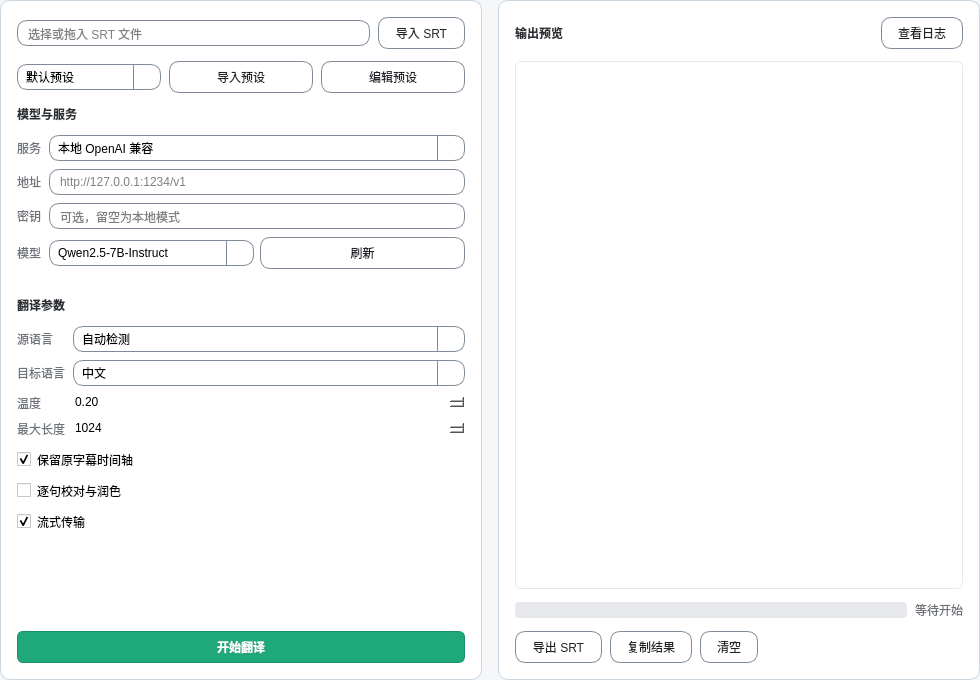
<?xml version="1.0" encoding="UTF-8"?>
<ui version="4.0">
 <class>SubtitleTranslation</class>
 <widget class="QWidget" name="SubtitleTranslation">
  <property name="geometry">
   <rect>
    <x>0</x>
    <y>0</y>
    <width>980</width>
    <height>680</height>
   </rect>
  </property>
  <property name="windowTitle">
   <string>SubtitleTranslation</string>
  </property>
    <property name="styleSheet">
     <string notr="true">QWidget#SubtitleTranslation { background-color: #F4F6F8; }
QLabel { color: #2B2F33; }
QFrame#settingsFrame, QFrame#outputFrame, QFrame#headerFrame { background-color: #FFFFFF; border: 1px solid #CBD5DF; border-radius: 12px; }
QLineEdit, QComboBox { background-color: #FFFFFF; border: 1px solid #7F8B96; border-radius: 6px; padding: 4px 8px; }
QLineEdit::placeholder { color: #8A9099; }
QLineEdit:focus, QComboBox:focus { border: 1px solid #2F7D66; }
QComboBox::drop-down { border-left: 1px solid #7F8B96; width: 26px; }
QComboBox::down-arrow { image: url(:/new/prefix1/style/QSS_IMG/go-down-symbolic.symbolic.png); width: 12px; height: 12px; }
QComboBox::down-arrow:on { image: url(:/new/prefix1/style/QSS_IMG/go-up-symbolic.symbolic.png); }
QWidget#SubtitleTranslation QComboBox QAbstractItemView { background-color: #FFFFFF; color: #2B2F33; selection-background-color: #DDEFE9; selection-color: #2B2F33; border: 1px solid #7F8B96; outline: 0; }
QWidget#SubtitleTranslation QComboBox QAbstractItemView::item { background-color: #FFFFFF; color: #2B2F33; padding: 6px 10px; }
QWidget#SubtitleTranslation QComboBox QAbstractItemView::item:hover { background-color: #EEF7F3; }
QWidget#SubtitleTranslation QComboBox QAbstractItemView::item:selected { background-color: #DDEFE9; color: #1E2A24; }
QPushButton { background-color: #F7F9FB; color: #1F2328; border: 1px solid #7F8B96; border-radius: 8px; padding: 6px 16px; }
QPushButton:hover { background-color: #EEF2F6; }
QPushButton:pressed { background-color: #E1E7ED; padding-top: 8px; padding-bottom: 6px; }
QPushButton#startTranslateButton { background-color: #1FA87A; color: #FFFFFF; border: 1px solid #1A8F68; }
QPushButton#startTranslateButton:hover { background-color: #19966B; }
QPushButton#startTranslateButton:pressed { background-color: #157E5A; }
QTextEdit { background-color: #FFFFFF; border: 1px solid #CBD5DF; border-radius: 6px; }
QProgressBar { background-color: #E6E8EB; border-radius: 4px; height: 10px; }
QProgressBar::chunk { background-color: #1FA87A; border-radius: 4px; }</string>
    </property>
  <layout class="QVBoxLayout" name="mainLayout">
   <property name="spacing">
    <number>16</number>
   </property>
   <property name="leftMargin">
    <number>0</number>
   </property>
   <property name="topMargin">
    <number>0</number>
   </property>
   <property name="rightMargin">
    <number>0</number>
   </property>
   <property name="bottomMargin">
    <number>0</number>
   </property>
   <item>
    <layout class="QHBoxLayout" name="bodyLayout">
     <property name="spacing">
      <number>16</number>
     </property>
     <item>
      <widget class="QFrame" name="settingsFrame">
       <property name="minimumSize">
        <size>
         <width>340</width>
         <height>0</height>
        </size>
       </property>
       <property name="styleSheet">
        <string notr="true">background-color: #FFFFFF; border-radius: 10px;</string>
       </property>
       <layout class="QVBoxLayout" name="settingsLayout">
        <property name="spacing">
         <number>12</number>
        </property>
        <property name="leftMargin">
         <number>16</number>
        </property>
        <property name="topMargin">
         <number>16</number>
        </property>
        <property name="rightMargin">
         <number>16</number>
        </property>
        <property name="bottomMargin">
         <number>16</number>
        </property>
        <item>
         <layout class="QHBoxLayout" name="inputRowLayout">
          <property name="spacing">
           <number>8</number>
          </property>
          <item>
           <widget class="QLineEdit" name="srtPathLineEdit">
            <property name="placeholderText">
             <string>选择或拖入 SRT 文件</string>
            </property>
           </widget>
          </item>
          <item>
           <widget class="QPushButton" name="importSrtButton">
            <property name="text">
             <string>导入 SRT</string>
            </property>
           </widget>
          </item>
         </layout>
        </item>
        <item>
         <layout class="QHBoxLayout" name="presetRowLayout">
          <property name="spacing">
           <number>8</number>
          </property>
          <item>
           <widget class="QComboBox" name="presetComboBox">
            <property name="minimumHeight">
             <number>28</number>
            </property>
            <item>
             <property name="text">
              <string>默认预设</string>
             </property>
            </item>
            <item>
             <property name="text">
              <string>术语增强</string>
             </property>
            </item>
            <item>
             <property name="text">
              <string>口语化翻译</string>
             </property>
            </item>
            <item>
             <property name="text">
              <string>简洁模式</string>
             </property>
            </item>
           </widget>
          </item>
          <item>
           <widget class="QPushButton" name="importPresetButton">
            <property name="text">
             <string>导入预设</string>
            </property>
           </widget>
          </item>
          <item>
           <widget class="QPushButton" name="editPresetButton">
            <property name="text">
             <string>编辑预设</string>
            </property>
           </widget>
          </item>
         </layout>
        </item>
        <item>
         <widget class="QLabel" name="providerTitleLabel">
          <property name="styleSheet">
           <string notr="true">font: 11pt &quot;Microsoft YaHei&quot;; font-weight: 600;</string>
          </property>
          <property name="text">
           <string>模型与服务</string>
          </property>
         </widget>
        </item>
        <item>
         <layout class="QFormLayout" name="providerFormLayout">
          <property name="labelAlignment">
           <set>Qt::AlignLeft|Qt::AlignVCenter</set>
          </property>
          <property name="formAlignment">
           <set>Qt::AlignLeft|Qt::AlignTop</set>
          </property>
          <property name="horizontalSpacing">
           <number>8</number>
          </property>
          <property name="verticalSpacing">
           <number>8</number>
          </property>
          <item row="0" column="0">
           <widget class="QLabel" name="providerLabel">
            <property name="styleSheet">
             <string notr="true">color: #6E737A;</string>
            </property>
            <property name="text">
             <string>服务</string>
            </property>
           </widget>
          </item>
          <item row="0" column="1">
           <widget class="QComboBox" name="providerComboBox">
            <property name="minimumHeight">
             <number>28</number>
            </property>
            <item>
             <property name="text">
              <string>本地 OpenAI 兼容</string>
             </property>
            </item>
            <item>
             <property name="text">
              <string>LM Studio</string>
             </property>
            </item>
            <item>
             <property name="text">
              <string>Ollama</string>
             </property>
            </item>
            <item>
             <property name="text">
              <string>OpenAI API</string>
             </property>
            </item>
           </widget>
          </item>
          <item row="1" column="0">
           <widget class="QLabel" name="hostLabel">
            <property name="styleSheet">
             <string notr="true">color: #6E737A;</string>
            </property>
            <property name="text">
             <string>地址</string>
            </property>
           </widget>
          </item>
          <item row="1" column="1">
           <widget class="QLineEdit" name="hostLineEdit">
            <property name="placeholderText">
             <string>http://127.0.0.1:1234/v1</string>
            </property>
           </widget>
          </item>
          <item row="2" column="0">
           <widget class="QLabel" name="apiKeyLabel">
            <property name="styleSheet">
             <string notr="true">color: #6E737A;</string>
            </property>
            <property name="text">
             <string>密钥</string>
            </property>
           </widget>
          </item>
          <item row="2" column="1">
           <widget class="QLineEdit" name="apiKeyLineEdit">
            <property name="echoMode">
             <enum>QLineEdit::Password</enum>
            </property>
            <property name="placeholderText">
             <string>可选，留空为本地模式</string>
            </property>
           </widget>
          </item>
          <item row="3" column="0">
           <widget class="QLabel" name="modelLabel">
            <property name="styleSheet">
             <string notr="true">color: #6E737A;</string>
            </property>
            <property name="text">
             <string>模型</string>
            </property>
           </widget>
          </item>
          <item row="3" column="1">
           <layout class="QHBoxLayout" name="modelRowLayout">
            <property name="spacing">
             <number>6</number>
            </property>
            <item>
             <widget class="QComboBox" name="modelComboBox">
              <item>
               <property name="text">
                <string>Qwen2.5-7B-Instruct</string>
               </property>
              </item>
              <item>
               <property name="text">
                <string>Llama-3.1-8B-Instruct</string>
               </property>
              </item>
              <item>
               <property name="text">
                <string>Mistral-7B-Instruct</string>
               </property>
              </item>
              <item>
               <property name="text">
                <string>Gemma-2-9B-Instruct</string>
               </property>
              </item>
              <item>
               <property name="text">
                <string>DeepSeek-R1-Distill-7B</string>
               </property>
              </item>
             </widget>
            </item>
            <item>
             <widget class="QPushButton" name="refreshModelButton">
              <property name="text">
               <string>刷新</string>
              </property>
             </widget>
            </item>
           </layout>
          </item>
         </layout>
        </item>
        <item>
         <widget class="QFrame" name="dividerLineOne">
          <property name="frameShape">
           <enum>QFrame::HLine</enum>
          </property>
          <property name="frameShadow">
           <enum>QFrame::Sunken</enum>
          </property>
         </widget>
        </item>
        <item>
         <widget class="QLabel" name="paramsTitleLabel">
          <property name="styleSheet">
           <string notr="true">font: 11pt &quot;Microsoft YaHei&quot;; font-weight: 600;</string>
          </property>
          <property name="text">
           <string>翻译参数</string>
          </property>
         </widget>
        </item>
        <item>
         <layout class="QFormLayout" name="paramsFormLayout">
          <property name="horizontalSpacing">
           <number>8</number>
          </property>
          <property name="verticalSpacing">
           <number>8</number>
          </property>
          <item row="0" column="0">
           <widget class="QLabel" name="sourceLabel">
            <property name="styleSheet">
             <string notr="true">color: #6E737A;</string>
            </property>
            <property name="text">
             <string>源语言</string>
            </property>
           </widget>
          </item>
          <item row="0" column="1">
           <widget class="QComboBox" name="sourceLangComboBox">
            <item>
             <property name="text">
              <string>自动检测</string>
             </property>
            </item>
            <item>
             <property name="text">
              <string>中文</string>
             </property>
            </item>
            <item>
             <property name="text">
              <string>英语</string>
             </property>
            </item>
            <item>
             <property name="text">
              <string>日语</string>
             </property>
            </item>
            <item>
             <property name="text">
              <string>韩语</string>
             </property>
            </item>
           </widget>
          </item>
          <item row="1" column="0">
           <widget class="QLabel" name="targetLabel">
            <property name="styleSheet">
             <string notr="true">color: #6E737A;</string>
            </property>
            <property name="text">
             <string>目标语言</string>
            </property>
           </widget>
          </item>
          <item row="1" column="1">
           <widget class="QComboBox" name="targetLangComboBox">
            <item>
             <property name="text">
              <string>中文</string>
             </property>
            </item>
            <item>
             <property name="text">
              <string>英语</string>
             </property>
            </item>
            <item>
             <property name="text">
              <string>日语</string>
             </property>
            </item>
            <item>
             <property name="text">
              <string>韩语</string>
             </property>
            </item>
           </widget>
          </item>
          <item row="2" column="0">
           <widget class="QLabel" name="temperatureLabel">
            <property name="styleSheet">
             <string notr="true">color: #6E737A;</string>
            </property>
            <property name="text">
             <string>温度</string>
            </property>
           </widget>
          </item>
          <item row="2" column="1">
           <widget class="QDoubleSpinBox" name="temperatureSpinBox">
            <property name="decimals">
             <number>2</number>
            </property>
            <property name="singleStep">
             <double>0.05</double>
            </property>
            <property name="minimum">
             <double>0.0</double>
            </property>
            <property name="maximum">
             <double>1.5</double>
            </property>
            <property name="value">
             <double>0.2</double>
            </property>
           </widget>
          </item>
          <item row="3" column="0">
           <widget class="QLabel" name="maxTokensLabel">
            <property name="styleSheet">
             <string notr="true">color: #6E737A;</string>
            </property>
            <property name="text">
             <string>最大长度</string>
            </property>
           </widget>
          </item>
          <item row="3" column="1">
           <widget class="QSpinBox" name="maxTokensSpinBox">
            <property name="minimum">
             <number>256</number>
            </property>
            <property name="maximum">
             <number>4096</number>
            </property>
            <property name="singleStep">
             <number>128</number>
            </property>
            <property name="value">
             <number>1024</number>
            </property>
           </widget>
          </item>
         </layout>
        </item>
        <item>
         <widget class="QCheckBox" name="keepTimelineCheckBox">
          <property name="text">
           <string>保留原字幕时间轴</string>
          </property>
          <property name="checked">
           <bool>true</bool>
          </property>
         </widget>
        </item>
        <item>
         <widget class="QCheckBox" name="reviewCheckBox">
          <property name="text">
           <string>逐句校对与润色</string>
          </property>
         </widget>
        </item>
        <item>
         <widget class="QCheckBox" name="streamingCheckBox">
          <property name="text">
           <string>流式传输</string>
          </property>
          <property name="checked">
           <bool>true</bool>
          </property>
         </widget>
        </item>
        <item>
         <spacer name="settingsSpacer">
          <property name="orientation">
           <enum>Qt::Vertical</enum>
          </property>
          <property name="sizeHint" stdset="0">
           <size>
            <width>20</width>
            <height>40</height>
           </size>
          </property>
         </spacer>
        </item>
        <item>
         <widget class="QPushButton" name="startTranslateButton">
          <property name="minimumHeight">
           <number>36</number>
          </property>
          <property name="styleSheet">
           <string notr="true">QPushButton { background-color: #1FA87A; color: #FFFFFF; border-radius: 6px; font-weight: 600; }</string>
          </property>
          <property name="text">
           <string>开始翻译</string>
          </property>
         </widget>
        </item>
       </layout>
      </widget>
     </item>
     <item>
      <widget class="QFrame" name="outputFrame">
       <property name="styleSheet">
        <string notr="true">background-color: #FFFFFF; border-radius: 10px;</string>
       </property>
       <layout class="QVBoxLayout" name="outputLayout">
        <property name="spacing">
         <number>12</number>
        </property>
        <property name="leftMargin">
         <number>16</number>
        </property>
        <property name="topMargin">
         <number>16</number>
        </property>
        <property name="rightMargin">
         <number>16</number>
        </property>
        <property name="bottomMargin">
         <number>16</number>
        </property>
        <item>
         <layout class="QHBoxLayout" name="outputHeaderLayout">
          <property name="spacing">
           <number>8</number>
          </property>
          <item>
           <widget class="QLabel" name="outputTitleLabel">
            <property name="styleSheet">
             <string notr="true">font: 11pt &quot;Microsoft YaHei&quot;; font-weight: 600;</string>
            </property>
            <property name="text">
             <string>输出预览</string>
            </property>
           </widget>
          </item>
          <item>
           <spacer name="outputHeaderSpacer">
            <property name="orientation">
             <enum>Qt::Horizontal</enum>
            </property>
            <property name="sizeHint" stdset="0">
             <size>
              <width>40</width>
              <height>20</height>
             </size>
            </property>
           </spacer>
          </item>
          <item>
           <widget class="QPushButton" name="openLogButton">
            <property name="text">
             <string>查看日志</string>
            </property>
           </widget>
          </item>
         </layout>
        </item>
        <item>
         <widget class="QTextEdit" name="outputTextEdit">
          <property name="minimumSize">
           <size>
            <width>0</width>
            <height>360</height>
           </size>
          </property>
          <property name="styleSheet">
           <string notr="true">QTextEdit { border: 1px solid #E6E8EB; border-radius: 6px; }</string>
          </property>
          <property name="readOnly">
           <bool>true</bool>
          </property>
         </widget>
        </item>
        <item>
         <layout class="QHBoxLayout" name="progressRowLayout">
          <property name="spacing">
           <number>8</number>
          </property>
          <item>
           <widget class="QProgressBar" name="translateProgressBar">
            <property name="styleSheet">
             <string notr="true">QProgressBar { background-color: #E6E8EB; border-radius: 4px; height: 10px; }
QProgressBar::chunk { background-color: #1FA87A; border-radius: 4px; }</string>
            </property>
            <property name="value">
             <number>0</number>
            </property>
            <property name="textVisible">
             <bool>false</bool>
            </property>
           </widget>
          </item>
          <item>
           <widget class="QLabel" name="progressStatusLabel">
            <property name="styleSheet">
             <string notr="true">color: #6E737A;</string>
            </property>
            <property name="text">
             <string>等待开始</string>
            </property>
           </widget>
          </item>
         </layout>
        </item>
        <item>
         <layout class="QHBoxLayout" name="outputButtonLayout">
          <property name="spacing">
           <number>8</number>
          </property>
          <item>
           <widget class="QPushButton" name="exportSrtButton">
            <property name="text">
             <string>导出 SRT</string>
            </property>
           </widget>
          </item>
          <item>
           <widget class="QPushButton" name="copyResultButton">
            <property name="text">
             <string>复制结果</string>
            </property>
           </widget>
          </item>
          <item>
           <widget class="QPushButton" name="clearOutputButton">
            <property name="text">
             <string>清空</string>
            </property>
           </widget>
          </item>
          <item>
           <spacer name="outputButtonSpacer">
            <property name="orientation">
             <enum>Qt::Horizontal</enum>
            </property>
            <property name="sizeHint" stdset="0">
             <size>
              <width>40</width>
              <height>20</height>
             </size>
            </property>
           </spacer>
          </item>
         </layout>
        </item>
       </layout>
      </widget>
     </item>
    </layout>
   </item>
  </layout>
 </widget>
 <resources/>
 <connections/>
</ui>
